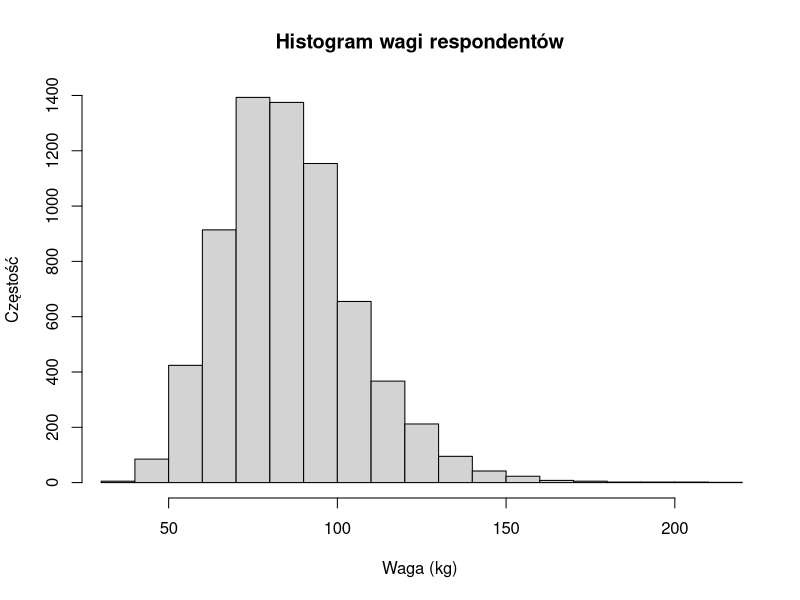
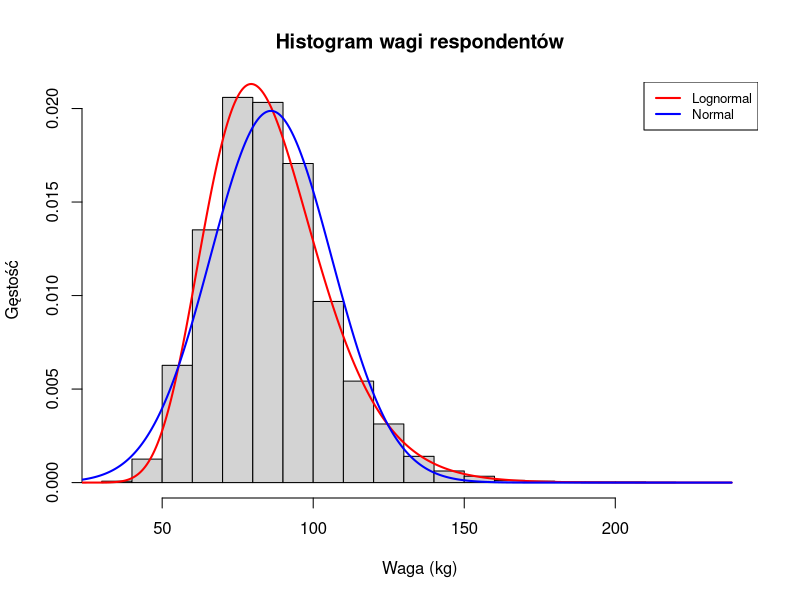
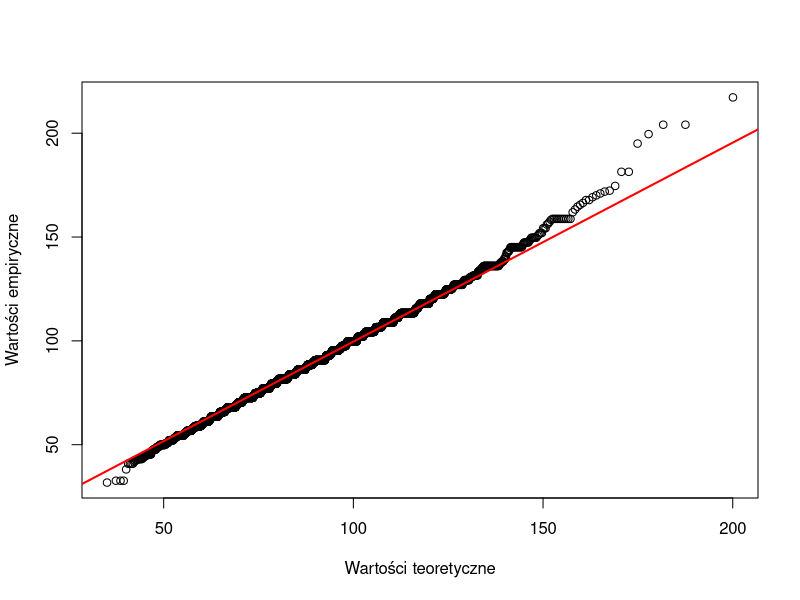
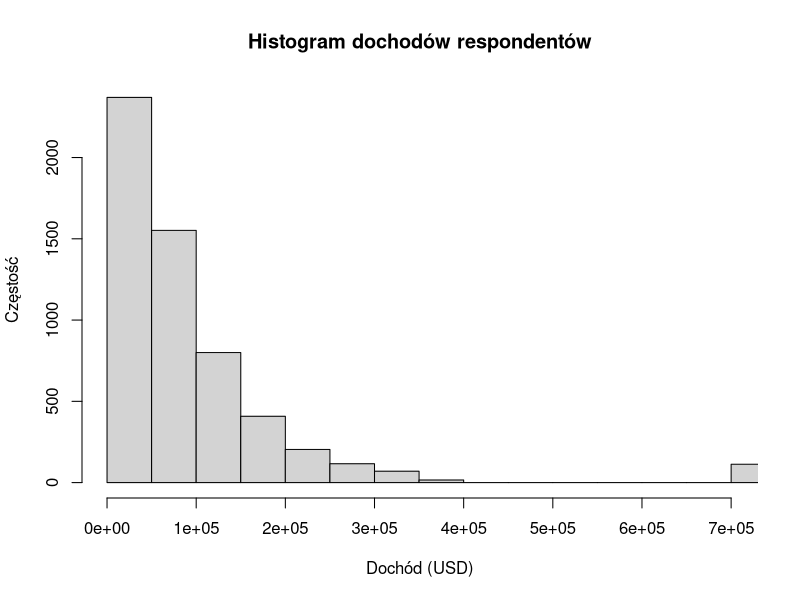

Here is the R script that generated these plots, in order: (Note: this script raises an error after producing the figures.)
new_data <- read.table('./endproject/NLS79.dat', sep=' ')
names(new_data) <- c('R0000100',
'R0214800',
'T8089600',
'T8089800',
'T8218700',
'T8219400')

# Handle missing values

new_data[new_data == -1] = NA  # Refused
new_data[new_data == -2] = NA  # Dont know
new_data[new_data == -3] = NA  # Invalid missing
new_data[new_data == -4] = NA  # Valid missing
new_data[new_data == -5] = NA  # Non-interview


# If there are values not categorized they will be represented as NA

vallabels = function(data) {
  data$R0214800 <- factor(data$R0214800,
levels=c(1.0,2.0),
labels=c("MALE",
"FEMALE"))
  data$T8219400 <- factor(data$T8219400,
levels=c(40.0,41.0,42.0,43.0,44.0,45.0,46.0,47.0,48.0,49.0,50.0,51.0,52.0,53.0,54.0,55.0,56.0,57.0,58.0,59.0,60.0,61.0,62.0),
labels=c("40",
"41",
"42",
"43",
"44",
"45",
"46",
"47",
"48",
"49",
"50",
"51",
"52",
"53",
"54",
"55",
"56",
"57",
"58",
"59",
"60",
"61",
"62"))
return(data)
}


# If there are values not categorized they will be represented as NA

vallabels_continuous = function(data) {
data$T8089600[1.0 <= data$T8089600 & data$T8089600 <= 24.0] <- 1.0
data$T8089600[25.0 <= data$T8089600 & data$T8089600 <= 49.0] <- 25.0
data$T8089600[50.0 <= data$T8089600 & data$T8089600 <= 74.0] <- 50.0
data$T8089600[75.0 <= data$T8089600 & data$T8089600 <= 99.0] <- 75.0
data$T8089600[100.0 <= data$T8089600 & data$T8089600 <= 124.0] <- 100.0
data$T8089600[125.0 <= data$T8089600 & data$T8089600 <= 149.0] <- 125.0
data$T8089600[150.0 <= data$T8089600 & data$T8089600 <= 174.0] <- 150.0
data$T8089600[175.0 <= data$T8089600 & data$T8089600 <= 199.0] <- 175.0
data$T8089600[200.0 <= data$T8089600 & data$T8089600 <= 224.0] <- 200.0
data$T8089600[225.0 <= data$T8089600 & data$T8089600 <= 249.0] <- 225.0
data$T8089600[250.0 <= data$T8089600 & data$T8089600 <= 9.9999999E7] <- 250.0
data$T8089600 <- factor(data$T8089600,
levels=c(0.0,1.0,25.0,50.0,75.0,100.0,125.0,150.0,175.0,200.0,225.0,250.0),
labels=c("0",
"1 TO 24",
"25 TO 49",
"50 TO 74",
"75 TO 99",
"100 TO 124",
"125 TO 149",
"150 TO 174",
"175 TO 199",
"200 TO 224",
"225 TO 249",
"250 TO 99999999: 250+"))
data$T8089800[13.0 <= data$T8089800 & data$T8089800 <= 99.0] <- 13.0
data$T8089800 <- factor(data$T8089800,
levels=c(0.0,1.0,2.0,3.0,4.0,5.0,6.0,7.0,8.0,9.0,10.0,11.0,12.0,13.0),
labels=c("0",
"1",
"2",
"3",
"4",
"5",
"6",
"7",
"8",
"9",
"10",
"11",
"12",
"13 TO 99"))
data$T8218700[1.0 <= data$T8218700 & data$T8218700 <= 999.0] <- 1.0
data$T8218700[1000.0 <= data$T8218700 & data$T8218700 <= 1999.0] <- 1000.0
data$T8218700[2000.0 <= data$T8218700 & data$T8218700 <= 2999.0] <- 2000.0
data$T8218700[3000.0 <= data$T8218700 & data$T8218700 <= 3999.0] <- 3000.0
data$T8218700[4000.0 <= data$T8218700 & data$T8218700 <= 4999.0] <- 4000.0
data$T8218700[5000.0 <= data$T8218700 & data$T8218700 <= 5999.0] <- 5000.0
data$T8218700[6000.0 <= data$T8218700 & data$T8218700 <= 6999.0] <- 6000.0
data$T8218700[7000.0 <= data$T8218700 & data$T8218700 <= 7999.0] <- 7000.0
data$T8218700[8000.0 <= data$T8218700 & data$T8218700 <= 8999.0] <- 8000.0
data$T8218700[9000.0 <= data$T8218700 & data$T8218700 <= 9999.0] <- 9000.0
data$T8218700[10000.0 <= data$T8218700 & data$T8218700 <= 14999.0] <- 10000.0
data$T8218700[15000.0 <= data$T8218700 & data$T8218700 <= 19999.0] <- 15000.0
data$T8218700[20000.0 <= data$T8218700 & data$T8218700 <= 24999.0] <- 20000.0
data$T8218700[25000.0 <= data$T8218700 & data$T8218700 <= 49999.0] <- 25000.0
data$T8218700[50000.0 <= data$T8218700 & data$T8218700 <= 9.9999999E7] <- 50000.0
data$T8218700 <- factor(data$T8218700,
levels=c(0.0,1.0,1000.0,2000.0,3000.0,4000.0,5000.0,6000.0,7000.0,8000.0,9000.0,10000.0,15000.0,20000.0,25000.0,50000.0),
labels=c("0",
"1 TO 999",
"1000 TO 1999",
"2000 TO 2999",
"3000 TO 3999",
"4000 TO 4999",
"5000 TO 5999",
"6000 TO 6999",
"7000 TO 7999",
"8000 TO 8999",
"9000 TO 9999",
"10000 TO 14999",
"15000 TO 19999",
"20000 TO 24999",
"25000 TO 49999",
"50000 TO 99999999: 50000+"))
return(data)
}

varlabels <- c("ID# (1-12686) 79",
"SEX OF R 79",
"HOW MUCH DOES R WEIGH 2018",
"R HEIGHT IN INCHES 2018",
"TOTAL NET FAMILY INCOME 2018",
"AGE AT INTERVIEW 2018"
)


# Use qnames rather than rnums

qnames = function(data) {
names(data) <- c("CASEID_1979",
"SAMPLE_SEX_1979",
"Q11-9_2018",
"Q11-10_B_2018",
"TNFI_TRUNC_2018",
"AGEATINT_2018")
return(data)
}


#********************************************************************************************************

# Remove the '#' before the following line to create a data file called "categories" with value labels.
categories <- vallabels(new_data)

# Remove the '#' before the following lines to rename variables using Qnames instead of Reference Numbers
new_data <- qnames(new_data)
categories <- qnames(categories)

# Remove the '#' before the following lines to produce summaries for the "categories" data file.
#categories <- vallabels(new_data)
#categories <- vallabels_continuous(new_data)
#summary(categories)

#************************************************************************************************************

## Powyższy kod został pobrany wraz z danymi ze strony NLS ##

weightData <- categories$`Q11-9_2018` |> na.omit() |> (\(pounds) pounds / 2.205)()

# Min. 1st Qu.  Median    Mean 3rd Qu.    Max. 
#31.75   72.56   83.90   86.00   97.51  217.23 
summary(weightData)
hist(weightData, breaks = 20,
     xlab = 'Waga (kg)', main = 'Histogram wagi respondentów', ylab = 'Częstość',
     xlim = c(min(weightData), max(weightData)))
dev.copy(svg, file = "./endproject/weightHistogram.svg")
dev.off()

## logLikLogNormal - funkcja zwracająca funkcję logarytmu z funkcji gęstości rozkładu lognormalnego
logLikLogNormal <- function(data) { function(param){
  n <- length(data)
  mu <- param[1]
  sigma <- param[2]
  -sum(log(data)) - 0.5 * n * log(2*pi) - n * log(sigma) - 0.5 * sum((log(data) - mu)^2/sigma^2) 
}}

upperThresholdWeight <- quantile(weightData, 0.99)
weightDataTrimmed <- weightData |> (\(i) i[i <= upperThresholdWeight])()

## Przycinanie danych nie poprawiło szczególnie dopasowania rozkładu
weightDataTrimmed <- weightData

## logmu = 4.427991 logsd = 0.2294353 
#resultWeight <- maxLik::maxLik(logLikLogNormal(weightDataTrimmed), start = c(2,2))
resultWeight <- MASS::fitdistr(weightDataTrimmed, "lognormal")
muWeight <- resultWeight$estimate[1]
sigmaWeight <- resultWeight$estimate[2]

## mu = 85.9997774   sigma = 20.0730441
resultWeightNormal <- MASS::fitdistr(weightDataTrimmed, "normal")

seqWeight <- seq(10, max(weightData)*1.1, 0.5)
hist(weightDataTrimmed, breaks = 25, freq = FALSE,
     xlab = 'Waga (kg)', main = 'Histogram wagi respondentów', ylab = 'Gęstość',
     xlim = c(min(weightDataTrimmed), max(weightDataTrimmed)*1.1))
lines(seqWeight, dlnorm(seqWeight, muWeight, sigmaWeight), col = "red", lwd = 2)
lines(seqWeight, dnorm(seqWeight, resultWeightNormal$estimate[1], resultWeightNormal$estimate[2]), col = "blue", lwd = 2)
legend("topright", legend = c("Lognormal", "Normal"),
       col = c("red", "blue"), lwd = 2, cex = 0.8)
dev.copy(svg, file = "./endproject/weightHistogramDensity.svg")
dev.off()

qqplot(qlnorm(ppoints(length(weightDataTrimmed)), muWeight, sigmaWeight),
       weightDataTrimmed, xlab = "Wartości teoretyczne", ylab = "Wartości empiryczne")
qqline(weightDataTrimmed, distribution = \(p) qlnorm(p, muWeight, sigmaWeight), col='red', lwd=2)
dev.copy(svg, file = "./endproject/weightQQPlot.svg")
dev.off()

# D = 0.031086, p-value = 0.000004204
ks.test(weightDataTrimmed, "plnorm", meanlog = muWeight, sdlog = sigmaWeight)

## Income

incomeDataUnfiltered <- categories$TNFI_TRUNC_2018 |> na.omit()
summary(incomeDataUnfiltered)

hist(incomeDataUnfiltered, breaks = 20,
     xlab = 'Dochód (USD)', main = 'Histogram dochodów respondentów', ylab = 'Częstość',
     xlim = c(min(incomeDataUnfiltered), max(incomeDataUnfiltered)))
dev.copy(svg, file = "./endproject/incomeHistogram.svg")
dev.off()

incomeDataPlusOne <- incomeDataUnfiltered + 1

upperThreshold <- 7*10^5
incomeData <- incomeDataPlusOne |> (\(i) i[i <= upperThreshold])()

#resultIncome <- maxLik::maxLik(logLikLogNormal(incomeData), start = c(2,2))
#  meanlog     sdlog 
#10.511237  2.270154 
fitIncome <- MASS::fitdistr(incomeData, "lognormal")
muIncome <- resultIncome$estimate[1]
sigmaIncome <- resultIncome$estimate[2]

#shape            scale     
#0.9122015   108384.5572963 
fitWeibull <- MASS::fitdistr(incomeData, "weibull")

#shape          scale    
#1.000000   80289.049326 
fitGamma <- MASS::fitdistr(incomeData, dgamma, start = list(shape = 1, scale = 10000), lower = c(1, 10000))

seqIncome <- seq(10, max(incomeData), 1000)
hist(incomeData, breaks = 25, freq = FALSE,
     xlab = 'Dochód (USD)', main = 'Histogram dochodów respondentów', ylab = 'Gęstość',
     xlim = c(min(incomeData), max(incomeData)*1.1))
lines(seqIncome, dlnorm(seqIncome, muIncome, sigmaIncome), col = "red", lwd = 2)
lines(seqIncome, dweibull(seqIncome, fitWeibull$estimate[1], fitWeibull$estimate[2]), col = "blue", lwd = 2)
lines(seqIncome, dgamma(seqIncome, shape = fitGamma$estimate[1], scale = fitGamma$estimate[2]), col = "green", lwd = 2)
legend("topright", legend = c("Lognormal", "Weibull", "Gamma"), col = c("red", "blue", "green"), lwd = 2)
dev.copy(svg, file = "./endproject/incomeHistogramDensity.svg")
dev.off()

qqplot(qgamma(ppoints(length(incomeData)), shape = fitGamma$estimate[1], scale = fitGamma$estimate[2]),
       incomeData, xlab = "Wartości teoretyczne", ylab = "Wartości empiryczne")
qqline(incomeData, distribution = \(p) qgamma(p, shape = fitGamma$estimate[1], scale = fitGamma$estimate[2]), col='red', lwd=2)
dev.copy(svg, file = "./endproject/incomeQQPlot.svg")
dev.off()

# D = 0.045729, p-value = 0
ks.test(incomeData, "pgamma", shape = fitGamma$estimate[1], scale = fitGamma$estimate[2])
